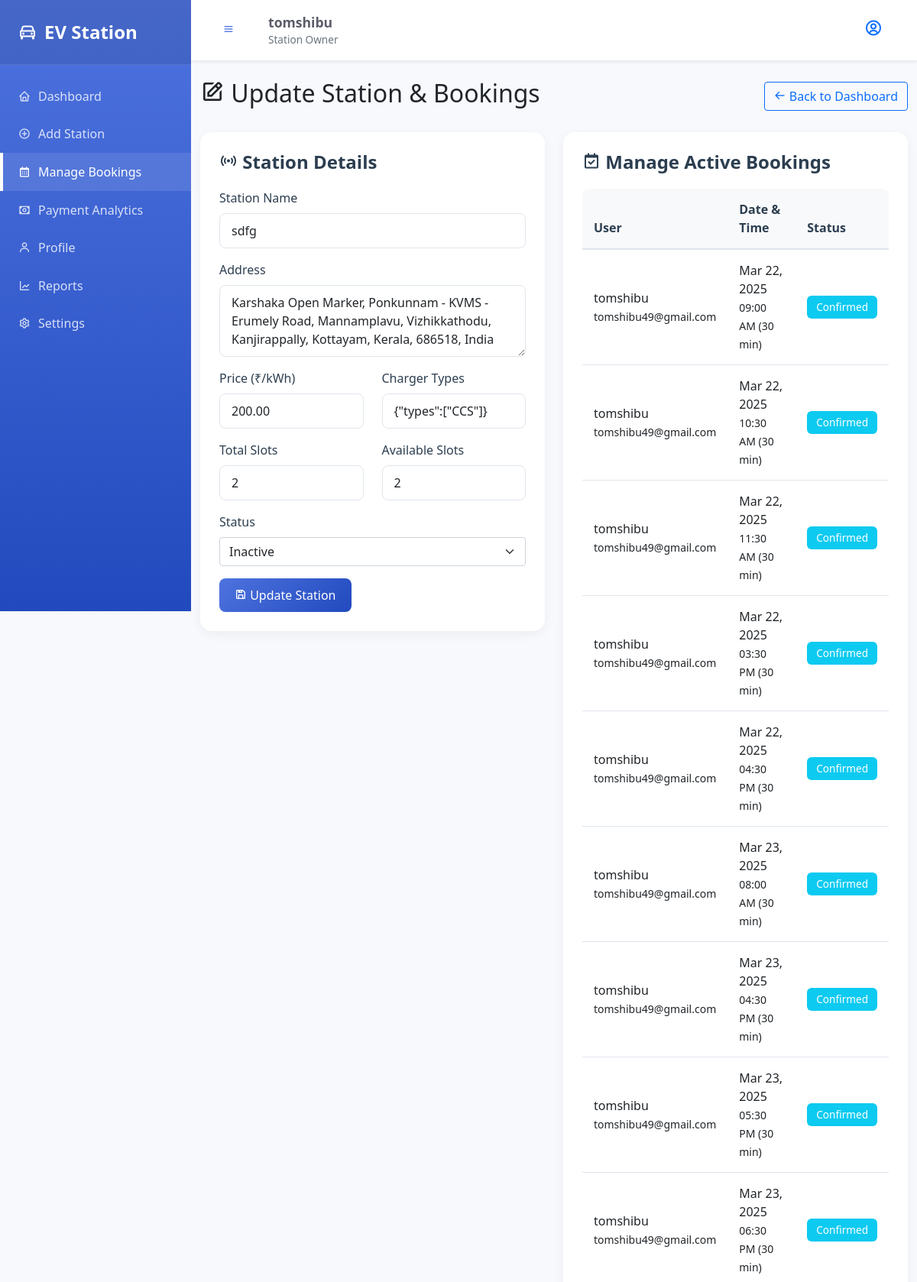
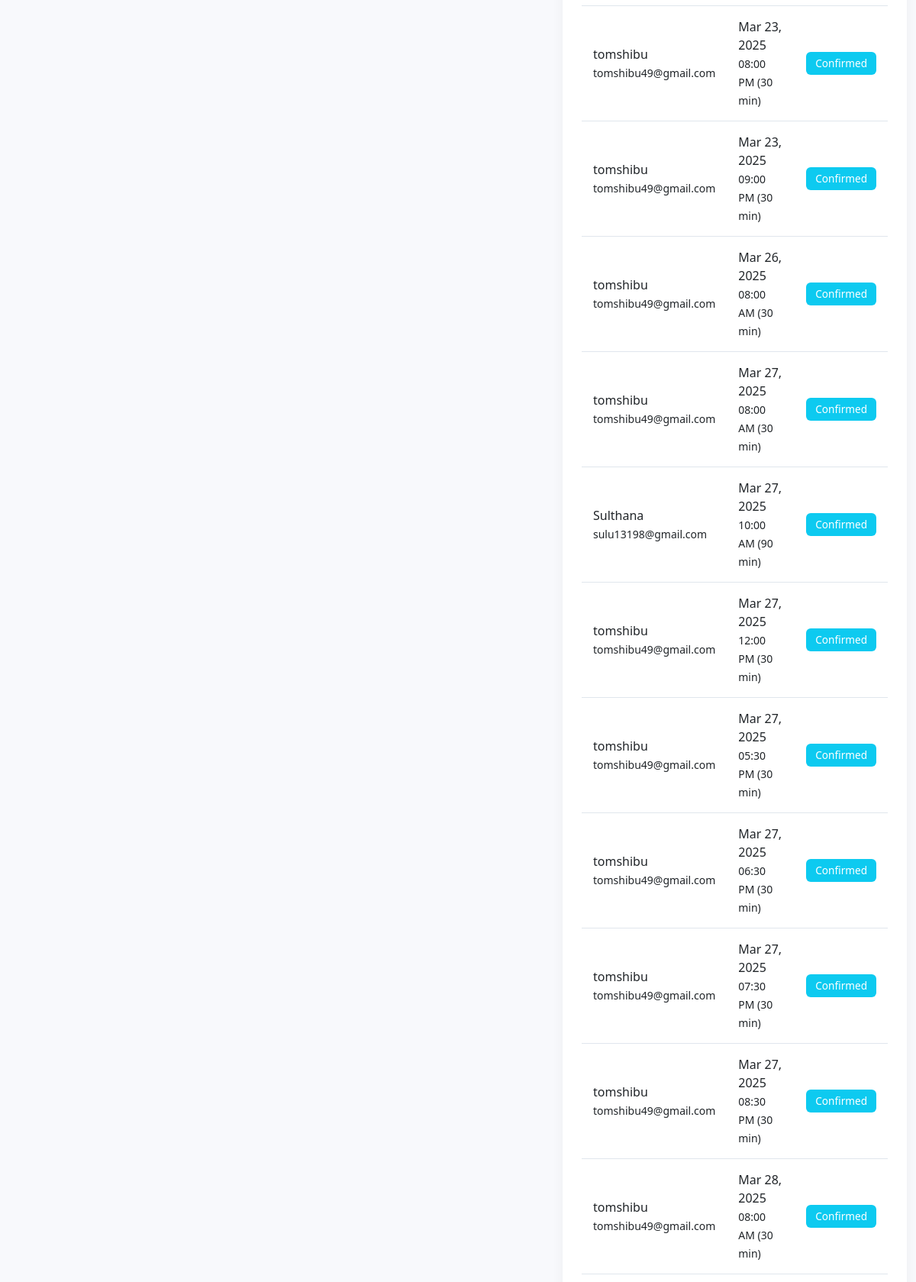
/station_owner/update_booking_status.php?id=22 (signed in, upper part), run on the app's committed database (2 pictures, top to bottom).
### tables this page shows
CREATE TABLE `charging_stations` (
  `station_id` int(11) NOT NULL,
  `owner_name` varchar(100) NOT NULL,
  `name` varchar(100) NOT NULL,
  `location` point NOT NULL,
  `address` varchar(255) NOT NULL,
  `operator_id` int(11) DEFAULT NULL,
  `price` decimal(10,2) NOT NULL DEFAULT 0.00,
  `charger_types` longtext NOT NULL CHECK (json_valid(`charger_types`)),
  `total_slots` int(11) NOT NULL,
  `available_slots` int(11) NOT NULL DEFAULT 0,
  `status` enum('active','inactive','maintenance') DEFAULT 'active',
  `image` varchar(255) DEFAULT NULL,
  `created_at` timestamp NOT NULL DEFAULT current_timestamp(),
  `updated_at` timestamp NOT NULL DEFAULT current_timestamp() ON UPDATE current_timestamp(),
  `price_per_hour` decimal(10,2) NOT NULL DEFAULT 100.00
);

CREATE TABLE `bookings` (
  `booking_id` int(11) NOT NULL,
  `user_id` int(11) NOT NULL,
  `station_id` int(11) NOT NULL,
  `booking_date` date NOT NULL,
  `booking_time` time NOT NULL,
  `duration` int(11) NOT NULL,
  `amount` decimal(10,2) NOT NULL DEFAULT 0.00,
  `payment_status` enum('pending','completed','failed') DEFAULT 'pending',
  `razorpay_order_id` varchar(255) DEFAULT NULL,
  `razorpay_payment_id` varchar(255) DEFAULT NULL,
  `status` enum('pending','confirmed','cancelled','in_progress','completed') NOT NULL DEFAULT 'pending',
  `booking_code` varchar(20) DEFAULT NULL,
  `qr_code` varchar(255) DEFAULT NULL,
  `created_at` timestamp NOT NULL DEFAULT current_timestamp(),
  `updated_at` timestamp NOT NULL DEFAULT current_timestamp() ON UPDATE current_timestamp(),
  `payment_amount` decimal(10,2) DEFAULT NULL,
  `payment_date` datetime DEFAULT NULL,
  `payment_method` varchar(50) DEFAULT NULL
);

CREATE TABLE `tbl_users` (
  `user_id` int(11) NOT NULL,
  `email` varchar(255) NOT NULL,
  `passwordhash` varchar(255) NOT NULL,
  `name` varchar(100) NOT NULL,
  `username` varchar(100) NOT NULL,
  `phone_number` varchar(20) DEFAULT NULL,
  `profile_picture` varchar(255) DEFAULT NULL,
  `is_admin` tinyint(1) DEFAULT 0,
  `created_at` timestamp NOT NULL DEFAULT current_timestamp(),
  `status` enum('pending','active','inactive') DEFAULT 'pending',
  `updated_at` timestamp NOT NULL DEFAULT current_timestamp() ON UPDATE current_timestamp(),
  `verification_token` varchar(64) DEFAULT NULL,
  `token_expiry` datetime DEFAULT NULL,
  `otp` varchar(6) DEFAULT NULL,
  `otp_expiration` datetime DEFAULT NULL,
  `is_verified` tinyint(1) DEFAULT 0
);

### station_owner/update_booking_status.php (the view, shortened to what this page needs)
<?php
require_once '../config.php';
$station_id = $_GET['id'];
$station = null;
$bookings = [];
try {
    $stmt = $pdo->prepare("
        SELECT sor.owner_name, sor.status
        FROM station_owner_requests sor
        WHERE sor.user_id = ? AND sor.status = 'approved'
    ");
    $stmt->execute([$_SESSION['user_id']]);
    $stmt = $pdo->prepare("
        SELECT * FROM charging_stations
        WHERE station_id = ? AND owner_name = ?
    ");
    $stmt->execute([$station_id, $_SESSION['owner_name']]);
    $station = $stmt->fetch();
    $stmt = $pdo->prepare("
        SELECT
            b.booking_id,
            b.user_id,
            b.station_id,
            b.booking_date,
            b.booking_time,
            b.duration,
            b.status,
            b.created_at,
            u.name as user_name,
            u.email as user_email,
            u.phone_number as user_phone
        FROM bookings b
        JOIN tbl_users u ON b.user_id = u.user_id
        WHERE b.station_id = ? AND b.status IN ('pending', 'confirmed', 'in_progress')
        ORDER BY b.booking_date, b.booking_time
    ");
    $stmt->execute([$station_id]);
    $bookings = $stmt->fetchAll();
} catch (PDOException $e) {
    error_log("Database error in update_booking_status.php: " . $e->getMessage() . " SQL: " . (isset($stmt) ? $stmt->queryString : "No query"));
    $error_message = "Database error: " . $e->getMessage();
} catch (Exception $e) {
    error_log("General error in update_booking_status.php: " . $e->getMessage());
    $error_message = "An error occurred while processing your request. Please try again later.";
}
?>
<!DOCTYPE html>
<html lang="en">
<head>
    <link href="https://cdn.jsdelivr.net/npm/bootstrap@5.1.3/dist/css/bootstrap.min.css" rel="stylesheet">
    <link href="https://cdn.jsdelivr.net/npm/boxicons@2.0.7/css/boxicons.min.css" rel="stylesheet">
</head>
<body>
    <div class="page-container">
        <div class="sidebar-container" id="sidebar">
            <div class="sidebar-header">
                <a href="../station-owner-dashboard.php" class="sidebar-brand">
                    <i class='bx bx-car'></i>
                    <span>EV Station</span>
                </a>
            </div>
            <div class="sidebar-nav">
                <a href="../station-owner-dashboard.php" class="sidebar-link">
                    <i class='bx bx-home'></i>
                    <span>Dashboard</span>
                </a>
                <a href="../so_add_station.php" class="sidebar-link">
                    <i class='bx bx-plus-circle'></i>
                    <span>Add Station</span>
                </a>
                <a href="../manage-bookings.php" class="sidebar-link active">
                    <i class='bx bx-calendar'></i>
                    <span>Manage Bookings</span>
                </a>
                <a href="payment_analytics.php" class="sidebar-link">
                    <i class='bx bx-money'></i>
                    <span>Payment Analytics</span>
                </a>
                <a href="so_profile.php" class="sidebar-link">
                    <i class='bx bx-user'></i>
                    <span>Profile</span>
                </a>
                <a href="../reports.php" class="sidebar-link">
                    <i class='bx bx-line-chart'></i>
                    <span>Reports</span>
                </a>
                <a href="../settings.php" class="sidebar-link">
                    <i class='bx bx-cog'></i>
                    <span>Settings</span>
                </a>
            </div>
        </div>
        <div class="main-content">
            <header class="main-header">
                <div class="header-left">
                    <button class="btn btn-link" id="sidebarToggle">
                        <i class='bx bx-menu'></i>
                    </button>
                    <div class="user-menu">
                        <div class="user-info">
                            <div class="user-name"><?php echo htmlspecialchars($_SESSION['owner_name']); ?></div>
                            <div class="user-role">Station Owner</div>
                        </div>
                    </div>
                </div>
                <div class="dropdown">
                    <button class="btn btn-link" type="button" id="userMenuButton" data-bs-toggle="dropdown">
                        <i class='bx bx-user-circle fs-4'></i>
                    </button>
                </div>
            </header>
            <div class="container-fluid py-4">
                <div class="d-flex justify-content-between align-items-center mb-4">
                    <h2><i class='bx bx-edit'></i> Update Station & Bookings</h2>
                    <a href="../station-owner-dashboard.php" class="btn btn-outline-primary">
                        <i class='bx bx-arrow-back'></i> Back to Dashboard
                    </a>
                </div>
                <div class="row">
                    <div class="col-lg-6">
                        <div class="section-card">
                            <h4><i class='bx bx-station'></i> Station Details</h4>
                            <?php if ($station): ?>
                                <form action="" method="POST">
                                    <div class="mb-3">
                                        <label for="name" class="form-label">Station Name</label>
                                        <input type="text" class="form-control" id="name" name="name"
                                               value="<?php echo htmlspecialchars($station['name']); ?>" required>
                                    </div>
                                    <div class="mb-3">
                                        <label for="address" class="form-label">Address</label>
                                        <textarea class="form-control" id="address" name="address" rows="3" required><?php echo htmlspecialchars($station['address']); ?></textarea>
                                    </div>
                                    <div class="row mb-3">
                                        <div class="col-md-6">
                                            <label for="price" class="form-label">Price (₹/kWh)</label>
                                            <input type="number" class="form-control" id="price" name="price"
                                                   value="<?php echo htmlspecialchars($station['price']); ?>" min="0" step="0.01" required>
                                        </div>
                                        <div class="col-md-6">
                                            <label for="charger_types" class="form-label">Charger Types</label>
                                            <input type="text" class="form-control" id="charger_types" name="charger_types"
                                                   value="<?php echo htmlspecialchars($station['charger_types']); ?>" required>
                                        </div>
                                    </div>
                                    <div class="row mb-3">
                                        <div class="col-md-6">
                                            <label for="total_slots" class="form-label">Total Slots</label>
                                            <input type="number" class="form-control" id="total_slots" name="total_slots"
                                                   value="<?php echo htmlspecialchars($station['total_slots']); ?>" min="1" required>
                                        </div>
                                        <div class="col-md-6">
                                            <label for="available_slots" class="form-label">Available Slots</label>
                                            <input type="number" class="form-control" id="available_slots" name="available_slots"
                                                   value="<?php echo htmlspecialchars($station['available_slots']); ?>" min="0" required>
                                        </div>
                                    </div>
                                    <div class="mb-3">
                                        <label for="status" class="form-label">Status</label>
                                        <select class="form-select" id="status" name="status" required>
                                            <option value="inactive" <?php echo $station['status'] === 'inactive' ? 'selected' : ''; ?>>Inactive</option>
                                        </select>
                                    </div>
                                    <button type="submit" name="update_station" class="btn btn-primary">
                                        <i class='bx bx-save'></i> Update Station
                                    </button>
                                </form>
                            <?php else: ?>
                                <div class="alert alert-warning">
                                    <i class='bx bx-error'></i> Station not found or you don't have permission to edit it.
                                </div>
                            <?php endif; ?>
                        </div>
                    </div>
                    <div class="col-lg-6">
                        <div class="section-card">
                            <h4><i class='bx bx-calendar-check'></i> Manage Active Bookings</h4>
                            <?php if (!empty($bookings)): ?>
                                <div class="table-responsive">
                                    <table class="table table-hover">
                                        <thead>
                                            <tr>
                                                <th>User</th>
                                                <th>Date & Time</th>
                                                <th>Status</th>
                                            </tr>
                                        </thead>
                                        <tbody>
                                            <?php foreach ($bookings as $booking): ?>
                                                <tr>
                                                    <td>
                                                        <?php echo htmlspecialchars($booking['user_name']); ?><br>
                                                        <small><?php echo htmlspecialchars($booking['user_email']); ?></small>
                                                    </td>
                                                    <td>
                                                        <?php echo date('M d, Y', strtotime($booking['booking_date'])); ?><br>
                                                        <small><?php echo date('h:i A', strtotime($booking['booking_time'])); ?> (<?php echo $booking['duration']; ?> min)</small>
                                                    </td>
                                                    <td>
                                                        <span class="badge bg-<?php
                                                            echo $booking['status'] === 'pending' ? 'warning' :
                                                                ($booking['status'] === 'confirmed' ? 'info' :
                                                                ($booking['status'] === 'in_progress' ? 'primary' : 'secondary'));
                                                        ?>">
                                                            <?php echo ucfirst($booking['status']); ?>
                                                        </span>
                                                    </td>
                                                </tr>
                                            <?php endforeach; ?>
                                        </tbody>
                                    </table>
                                </div>
                            <?php else: ?>
                                <div class="alert alert-info">
                                    <i class='bx bx-info-circle'></i> No active bookings found for this station.
                                </div>
                            <?php endif; ?>
                        </div>
                    </div>
                </div>
            </div>
        </div>
    </div>
</body>
</html>

### data on the page
charging_stations: name "sdfg", address "Karshaka Open Marker, Ponkunnam - KVMS - Erumely Road, Mannamplavu, Vizhikkathodu, Kanjirappally, Kottayam, Kerala, 686518, India", price "200.00", charger_types "{\"types\":[\"CCS\"]}", total_slots "2", available_slots "2", status "Inactive"
bookings: user.name "tomshibu", user.email "tomshibu49@gmail.com", booking_date "Mar 22, 2025", booking_time "09:00 AM", duration "30", status "Confirmed"
bookings: user.name "tomshibu", user.email "tomshibu49@gmail.com", booking_date "Mar 22, 2025", booking_time "10:30 AM", duration "30", status "Confirmed"
bookings: user.name "tomshibu", user.email "tomshibu49@gmail.com", booking_date "Mar 22, 2025", booking_time "11:30 AM", duration "30", status "Confirmed"
bookings: user.name "tomshibu", user.email "tomshibu49@gmail.com", booking_date "Mar 22, 2025", booking_time "03:30 PM", duration "30", status "Confirmed"
bookings: user.name "tomshibu", user.email "tomshibu49@gmail.com", booking_date "Mar 22, 2025", booking_time "04:30 PM", duration "30", status "Confirmed"
bookings: user.name "tomshibu", user.email "tomshibu49@gmail.com", booking_date "Mar 23, 2025", booking_time "08:00 AM", duration "30", status "Confirmed"
bookings: user.name "tomshibu", user.email "tomshibu49@gmail.com", booking_date "Mar 23, 2025", booking_time "04:30 PM", duration "30", status "Confirmed"
bookings: user.name "tomshibu", user.email "tomshibu49@gmail.com", booking_date "Mar 23, 2025", booking_time "05:30 PM", duration "30", status "Confirmed"
bookings: user.name "tomshibu", user.email "tomshibu49@gmail.com", booking_date "Mar 23, 2025", booking_time "06:30 PM", duration "30", status "Confirmed"
bookings: user.name "tomshibu", user.email "tomshibu49@gmail.com", booking_date "Mar 23, 2025", booking_time "08:00 PM", duration "30", status "Confirmed"
bookings: user.name "tomshibu", user.email "tomshibu49@gmail.com", booking_date "Mar 23, 2025", booking_time "09:00 PM", duration "30", status "Confirmed"
bookings: user.name "tomshibu", user.email "tomshibu49@gmail.com", booking_date "Mar 26, 2025", booking_time "08:00 AM", duration "30", status "Confirmed"
bookings: user.name "tomshibu", user.email "tomshibu49@gmail.com", booking_date "Mar 27, 2025", booking_time "08:00 AM", duration "30", status "Confirmed"
bookings: user.name "Sulthana", user.email "sulu13198@gmail.com", booking_date "Mar 27, 2025", booking_time "10:00 AM", duration "90", status "Confirmed"
bookings: user.name "tomshibu", user.email "tomshibu49@gmail.com", booking_date "Mar 27, 2025", booking_time "12:00 PM", duration "30", status "Confirmed"
bookings: user.name "tomshibu", user.email "tomshibu49@gmail.com", booking_date "Mar 27, 2025", booking_time "05:30 PM", duration "30", status "Confirmed"
bookings: user.name "tomshibu", user.email "tomshibu49@gmail.com", booking_date "Mar 27, 2025", booking_time "06:30 PM", duration "30", status "Confirmed"
bookings: user.name "tomshibu", user.email "tomshibu49@gmail.com", booking_date "Mar 27, 2025", booking_time "07:30 PM", duration "30", status "Confirmed"
bookings: user.name "tomshibu", user.email "tomshibu49@gmail.com", booking_date "Mar 27, 2025", booking_time "08:30 PM", duration "30", status "Confirmed"
bookings: user.name "tomshibu", user.email "tomshibu49@gmail.com", booking_date "Mar 28, 2025", booking_time "08:00 AM", duration "30", status "Confirmed"

### other printed values
$_SESSION['owner_name'] "tomshibu"
